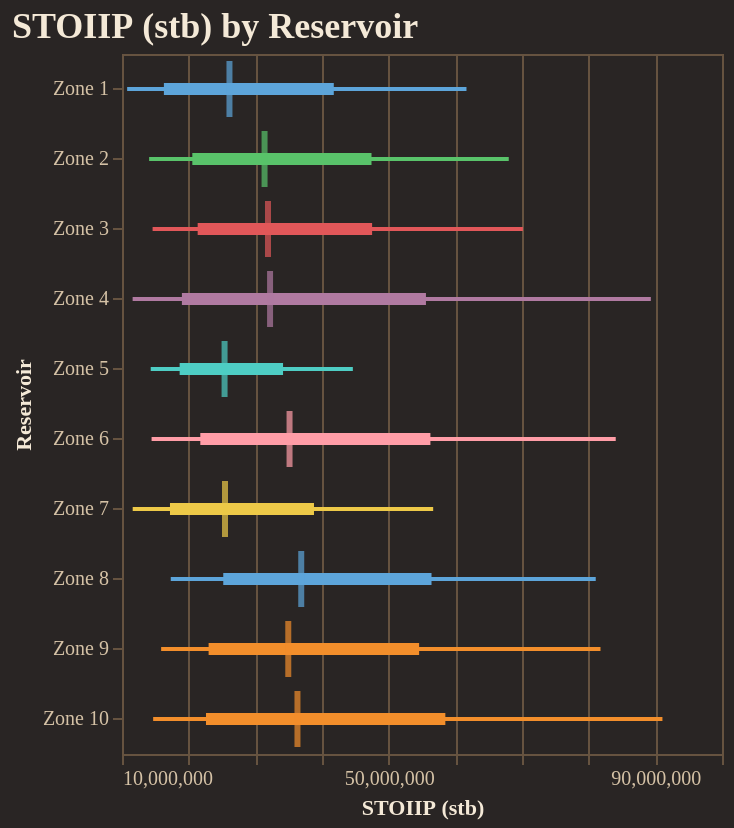

Notebook source saved alongside this figure:
### Code cell
fig = reporter.plotter.forest_plot(
    "STOIIP (stb)", 
    backend=PLOTTING_BACKEND
)
fig.show()

### Figure 1 — Vega-Lite specification as saved in the notebook (floating-point values rounded to 4 significant figures)
{"config": {"background": "#292524", "view": {"fill": "#292524", "stroke": "#665340"}, "title": {"color": "#f4e9d7", "font": "Merriweather", "fontSize": 18, "fontWeight": 600, "subtitleColor": "#d5c2a6", "anchor": "start"}, "axis": {"domainColor": "#665340", "gridColor": "#665340", "tickColor": "#665340", "labelColor": "#d5c2a6", "titleColor": "#f4e9d7", "labelFont": "Merriweather", "titleFont": "Merriweather"}, "legend": {"titleColor": "#f4e9d7", "labelColor": "#d5c2a6", "labelFont": "Merriweather", "titleFont": "Merriweather", "orient": "top-right", "symbolType": "circle"}, "header": {"labelColor": "#d5c2a6", "titleColor": "#f4e9d7", "labelFont": "Merriweather", "titleFont": "Merriweather"}, "mark": {"color": "#c78d3b"}, "line": {"color": "#c78d3b"}, "bar": {"color": "#c78d3b"}, "point": {"color": "#ddb06d"}, "area": {"color": "#c78d3b", "opacity": 0.35}, "text": {"color": "#f4e9d7", "font": "Merriweather"}, "range": {"category": ["#5DA5DA", "#F28E2B", "#59C36A", "#E15759", "#B07AA1", "#4ECDC4", "#FF9DA7", "#EDC948"]}}, "layer": [{"mark": {"type": "rule", "strokeWidth": 2}, "encoding": {"color": {"field": "group", "legend": null, "type": "nominal"}, "x": {"field": "p10", "scale": {"zero": false}, "title": "STOIIP (stb)", "type": "quantitative"}, "x2": {"field": "p90"}, "y": {"field": "group", "sort": ["Zone 1", "Zone 2", "Zone 3", "Zone 4", "Zone 5", "Zone 6", "Zone 7", "Zone 8", "Zone 9", "Zone 10"], "title": "Reservoir", "type": "nominal"}}}, {"mark": {"type": "rule", "strokeWidth": 6}, "encoding": {"color": {"field": "group", "legend": null, "type": "nominal"}, "x": {"field": "p25", "scale": {"zero": false}, "title": "STOIIP (stb)", "type": "quantitative"}, "x2": {"field": "p75"}, "y": {"field": "group", "sort": ["Zone 1", "Zone 2", "Zone 3", "Zone 4", "Zone 5", "Zone 6", "Zone 7", "Zone 8", "Zone 9", "Zone 10"], "title": "Reservoir", "type": "nominal"}}}, {"mark": {"type": "tick", "color": "black", "size": 28, "thickness": 3}, "encoding": {"color": {"field": "group", "legend": null, "type": "nominal"}, "tooltip": [{"field": "group", "title": "Group", "type": "nominal"}, {"field": "p10", "title": "P10", "type": "quantitative"}, {"field": "p25", "title": "P25", "type": "quantitative"}, {"field": "median", "title": "Median", "type": "quantitative"}, {"field": "p75", "title": "P75", "type": "quantitative"}, {"field": "p90", "title": "P90", "type": "quantitative"}], "x": {"field": "median", "scale": {"zero": false}, "title": "STOIIP (stb)", "type": "quantitative"}, "y": {"field": "group", "sort": ["Zone 1", "Zone 2", "Zone 3", "Zone 4", "Zone 5", "Zone 6", "Zone 7", "Zone 8", "Zone 9", "Zone 10"], "title": "Reservoir", "type": "nominal"}}}], "data": {"name": "data-0deff18a84a47ee59f7d9fc1701f0353"}, "height": 350, "title": "STOIIP (stb) by Reservoir", "width": "container", "$schema": "https://vega.github.io/schema/vega-lite/v5.20.1.json", "datasets": {"data-0deff18a84a47ee59f7d9fc1701f0353": [{"group": "Zone 1", "p10": 10770000.0, "p25": 16280000.0, "median": 26120000.0, "p75": 41770000.0, "p90": 61670000.0}, {"group": "Zone 2", "p10": 14070000.0, "p25": 20550000.0, "median": 31380000.0, "p75": 47430000.0, "p90": 68010000.0}, {"group": "Zone 3", "p10": 14590000.0, "p25": 21350000.0, "median": 31900000.0, "p75": 47520000.0, "p90": 70140000.0}, {"group": "Zone 4", "p10": 11590000.0, "p25": 18980000.0, "median": 32210000.0, "p75": 55590000.0, "p90": 89330000.0}, {"group": "Zone 5", "p10": 14310000.0, "p25": 18650000.0, "median": 25380000.0, "p75": 34160000.0, "p90": 44630000.0}, {"group": "Zone 6", "p10": 14440000.0, "p25": 21750000.0, "median": 35130000.0, "p75": 56260000.0, "p90": 84060000.0}, {"group": "Zone 7", "p10": 11610000.0, "p25": 17200000.0, "median": 25450000.0, "p75": 38800000.0, "p90": 56680000.0}, {"group": "Zone 8", "p10": 17310000.0, "p25": 25190000.0, "median": 36890000.0, "p75": 56430000.0, "p90": 81060000.0}, {"group": "Zone 9", "p10": 15870000.0, "p25": 22990000.0, "median": 34940000.0, "p75": 54570000.0, "p90": 81770000.0}, {"group": "Zone 10", "p10": 14670000.0, "p25": 22600000.0, "median": 36320000.0, "p75": 58500000.0, "p90": 91070000.0}]}}
